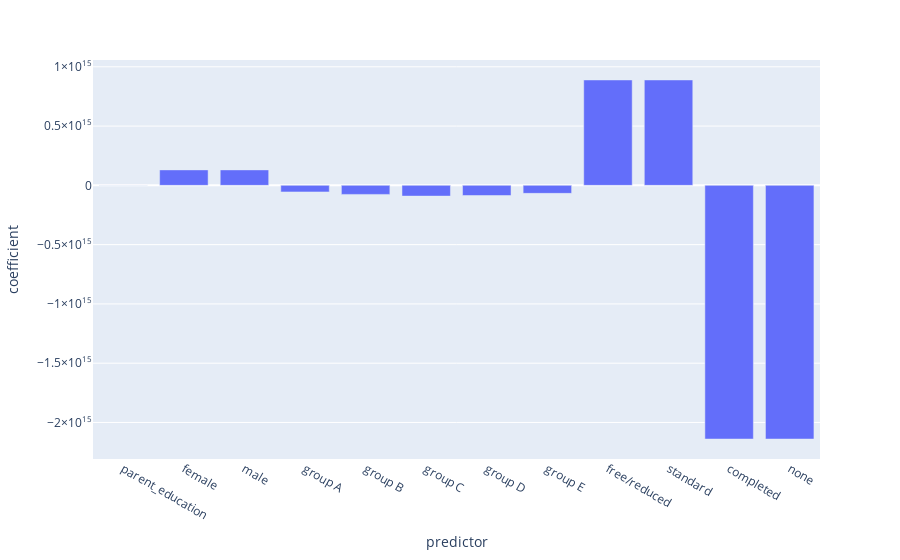

The code cell stored with this chart in its notebook:
### Code cell
#show results as a bar chart
import plotly.express as px
fig = px.bar(x=results['feature'], y=results['coeff'])
fig.update_layout(
    yaxis=dict( title='coefficient'),
    xaxis=dict( title='predictor'),
)
fig.show()

### Figure 1 — Plotly figure (JSON) as saved in the notebook; plotly's stock layout.template omitted (floating-point values rounded to 4 significant figures)
{"data": [{"alignmentgroup": "True", "hovertemplate": "x=%{x}<br>y=%{y}<extra></extra>", "legendgroup": "", "marker": {"color": "#636efa", "pattern": {"shape": ""}}, "name": "", "offsetgroup": "", "orientation": "v", "showlegend": false, "textposition": "auto", "type": "bar", "x": ["parent_education", "female", "male", "group A", "group B", "group C", "group D", "group E", "free/reduced", "standard", "completed", "none"], "xaxis": "x", "y": [9.092, 130500000000000.0, 130500000000000.0, -55410000000000.0, -76340000000000.0, -90700000000000.0, -85570000000000.0, -67520000000000.0, 889141470247621, 889100000000000.0, -2140000000000000.0, -2140000000000000.0], "yaxis": "y"}], "layout": {"autosize": true, "barmode": "relative", "legend": {"tracegroupgap": 0}, "margin": {"t": 60}, "xaxis": {"anchor": "y", "autorange": true, "domain": [0, 1], "range": [-0.5, 11.5], "title": {"text": "predictor"}, "type": "category"}, "yaxis": {"anchor": "x", "autorange": true, "domain": [0, 1], "range": [-2308152687881250, 1057000000000000.0], "title": {"text": "coefficient"}, "type": "linear"}}}
